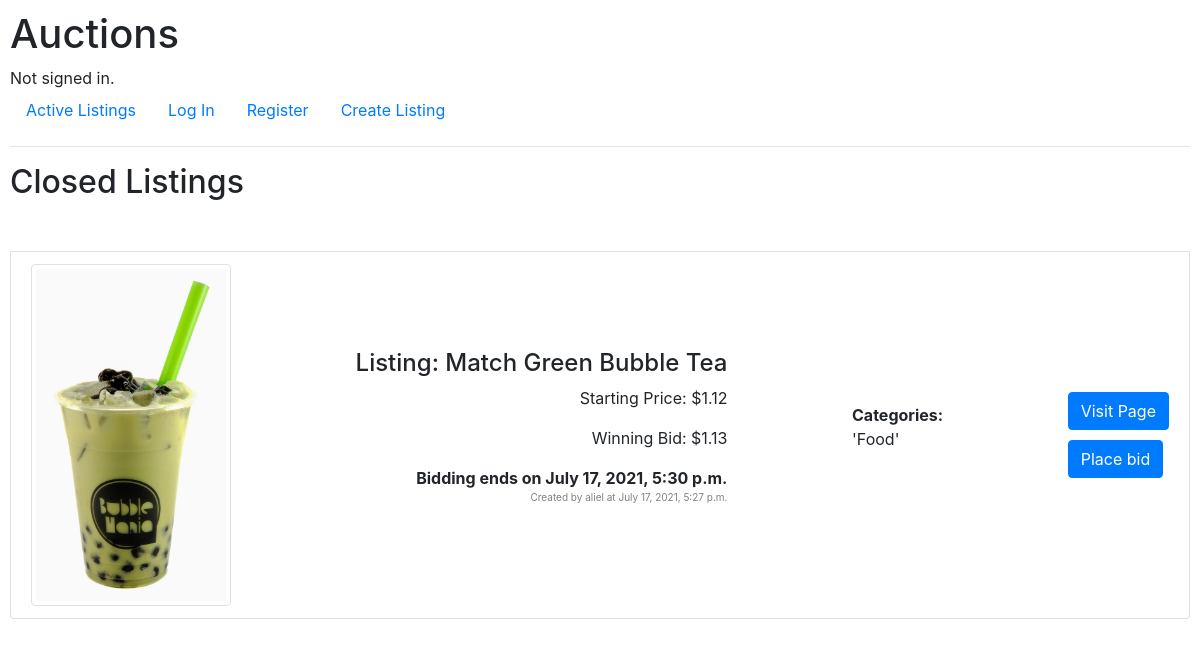
/closed_listings, run on the app's committed database.
### auctions/models.py (models this page shows, shortened)
class AuctionListing(models.Model):
    item_name = models.CharField(max_length=32)
    item_description = models.CharField(max_length=64)
    starting_price = models.FloatField()
    current_price = models.FloatField()
    user = models.ForeignKey(User, on_delete=models.CASCADE)
    pic = models.ImageField(upload_to="media")
    create_timestamp = models.DateTimeField(auto_now_add=True, auto_now=False)
    update_timestamp = models.DateTimeField(auto_now_add=False, auto_now=True)
    deadline = models.DateTimeField()
    categories = models.CharField(max_length=128, blank=True, null=True)
    watchlist_users = models.ManyToManyField(User, blank=True,
                                             related_name="watchlist")
    auction_winner = models.ForeignKey(User, on_delete=models.DO_NOTHING,
                                       blank=True, null=True,
                                       related_name="winner")
    is_closed = models.BooleanField(default=False)
    def categs(self):
        lst = f'{self.categories}'[1:-1].split(",")
        if "" in lst:
            lst.remove("")
        return lst

class User(AbstractUser):
    pass

### auctions/views.py (the view)
# urls.py: path("closed_listings", views.closed_listings, name="closed"),
def closed_listings(request):
    listings = AuctionListing.objects.filter(is_closed=True)
    return render(request, "auctions/closed.html", {
        "listings": listings
    })

### auctions/templates/auctions/closed.html (shortened to what this page needs)
{% extends "auctions/layout.html" %}
{% block body %}
    <h2 style="margin-bottom: 50px;">Closed Listings</h2>
    {% for listing in listings %}
            <li class="list-group-item d-flex justify-content-between align-items-center" style="margin-bottom: 10px;">
                {% if listing.pic %}
                    <img src="media/{{listing.pic.url}}" class="img-thumbnail" alt="{{ listing.item_name }}" width="200px">
                {% else %}
                    <img src="media/media/no_image.png" class="img-thumbnail" alt="{{ listing.item_name }}" width="200px">
                {% endif %}
                <div id="info" style="text-align: right;">
                    <h4>Listing: {{ listing.item_name }}</h4>
                    <p>Starting Price: ${{ listing.starting_price}}</p>
                    <p>Winning Bid: ${{ listing.current_price}}</p>
                    <strong>Bidding ends on {{listing.deadline}}</strong>
                    <p style="color: grey; font-size: 10px;">Created by {{listing.user}} at {{listing.create_timestamp}}</p>
                </div>
                <span>
                    <strong>Categories:</strong>
                    {% for category in listing.categs %}
                        <p>{{category}}</p>
                    {% empty %}
                        <p>None</p>
                    {% endfor %}
                </span>
                <span>
                    <form action="{% url 'index' %}" name="visit" method="post">
                        <input type="submit" class="btn btn-primary" value="Visit Page" style="margin-bottom: 10px;">
                    </form>
                {% if listing.user != user %}
                        <form action="{% url 'index' %}" name = "bid" method="post">
                            <input type="submit" class="btn btn-primary" value="Place bid">
                        </form>
                    </span>
                {% endif %}
            </li>
    {% empty %}
        <h4>No auctions have been made yet...</h4>
    {% endfor %}
{% endblock %}

### auctions/static/auctions/styles.css (style rules this page uses)
body { padding: 10px; }

### data on the page
AuctionListing: pic (picture), item_name "Match Green Bubble Tea", starting_price "1.12", current_price "1.13", deadline "July 17, 2021, 5:30 p.m.", user "aliel", create_timestamp "July 17, 2021, 5:27 p.m.", categs "'Food'"
